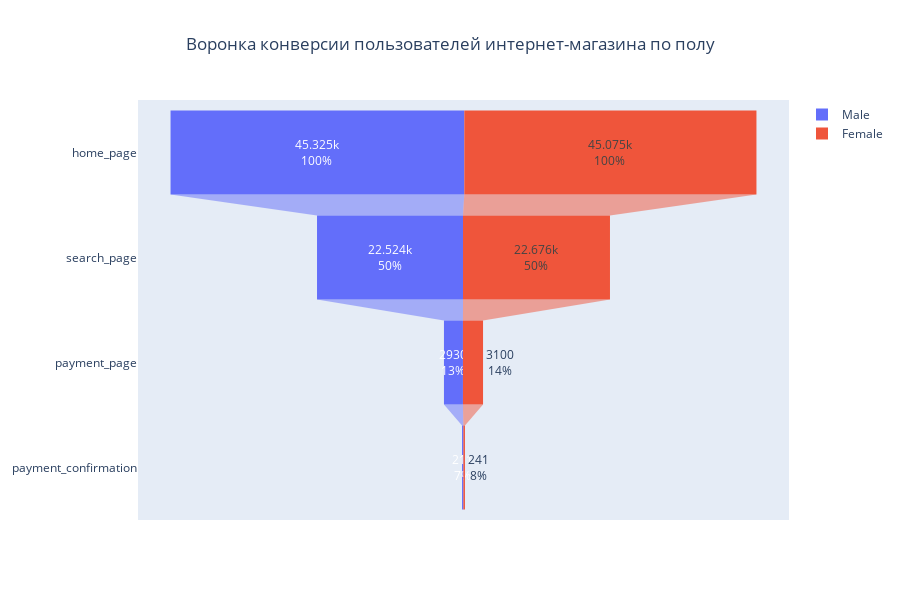

The notebook cell saved with this chart:
### Code cell
fig = gr.Figure(gr.Funnel(
      y=dfg["Page"],
      x=dfg["Male"],
      textinfo = "value + percent previous",
      name = "Male",
      constraintext = "outside"
))
fig.add_trace(gr.Funnel(
      y=dfg["Page"],
      x=dfg["Female"],
      textinfo = "value + percent previous",
      name = "Female",
     constraintext = "outside"
))

fig.update_layout(
    title = "Воронка конверсии пользователей интернет-магазина по полу",
    title_x = 0.5,
    autosize = False,
    width = 900,
    height = 600
)

fig.show()

### Figure 1 — Plotly figure (JSON) as saved in the notebook; plotly's stock layout.template omitted (floating-point values rounded to 4 significant figures)
{"data": [{"constraintext": "outside", "name": "Male", "textinfo": "value+percent previous", "type": "funnel", "x": [45325, 22524, 2930, 211], "y": ["home_page", "search_page", "payment_page", "payment_confirmation"]}, {"constraintext": "outside", "name": "Female", "textinfo": "value+percent previous", "type": "funnel", "x": [45075, 22676, 3100, 241], "y": ["home_page", "search_page", "payment_page", "payment_confirmation"]}], "layout": {"autosize": false, "height": 600, "title": {"text": "Воронка конверсии пользователей интернет-магазина по полу", "x": 0.5}, "width": 900}}
